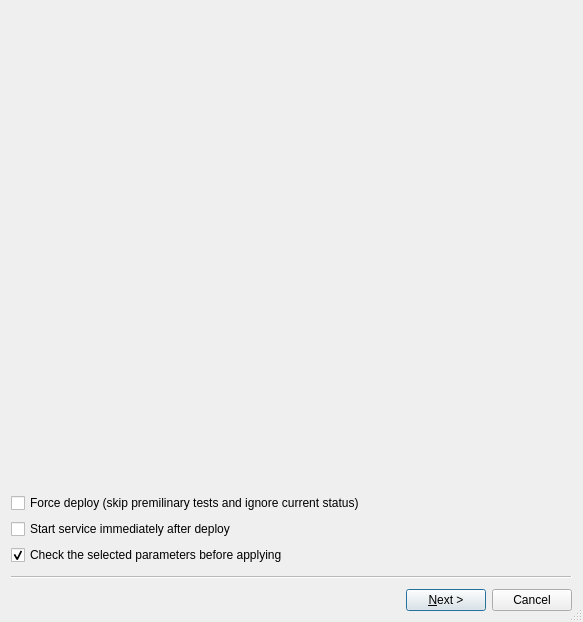
<?xml version="1.0" encoding="UTF-8"?>
<ui version="4.0">
 <class>ActionWizard</class>
 <widget class="QWizard" name="ActionWizard">
  <property name="geometry">
   <rect>
    <x>0</x>
    <y>0</y>
    <width>583</width>
    <height>622</height>
   </rect>
  </property>
  <property name="windowIcon">
   <iconset theme="alterator"/>
  </property>
  <property name="sizeGripEnabled">
   <bool>true</bool>
  </property>
  <property name="modal">
   <bool>true</bool>
  </property>
  <property name="options">
   <set>QWizard::WizardOption::NoBackButtonOnStartPage</set>
  </property>
  <widget class="QWizardPage" name="initialPage">
   <attribute name="pageId">
    <string notr="true">0</string>
   </attribute>
   <layout class="QVBoxLayout" name="verticalLayout_4">
    <property name="leftMargin">
     <number>0</number>
    </property>
    <property name="topMargin">
     <number>0</number>
    </property>
    <property name="rightMargin">
     <number>0</number>
    </property>
    <property name="bottomMargin">
     <number>0</number>
    </property>
    <item>
     <spacer name="verticalSpacer">
      <property name="orientation">
       <enum>Qt::Orientation::Vertical</enum>
      </property>
      <property name="sizeHint" stdset="0">
       <size>
        <width>0</width>
        <height>0</height>
       </size>
      </property>
     </spacer>
    </item>
    <item>
     <widget class="QCheckBox" name="forceDeployCheckBox">
      <property name="toolTip">
       <string>When this option is activated, diagnostic tests are not available. The service will be deployed regardless of the current status.</string>
      </property>
      <property name="text">
       <string>Force deploy (skip premilinary tests and ignore current status)</string>
      </property>
     </widget>
    </item>
    <item>
     <widget class="QCheckBox" name="autoStartCheckBox">
      <property name="toolTip">
       <string>Service will be started immediately after a successfull deploy</string>
      </property>
      <property name="text">
       <string>Start service immediately after deploy</string>
      </property>
     </widget>
    </item>
    <item>
     <widget class="QCheckBox" name="finishPageCheckBox">
      <property name="toolTip">
       <string>An additional page will be shown where you can double-check your selection.</string>
      </property>
      <property name="text">
       <string>Check the selected parameters before applying</string>
      </property>
      <property name="checked">
       <bool>true</bool>
      </property>
     </widget>
    </item>
   </layout>
  </widget>
  <widget class="QWizardPage" name="preDiagPage">
   <property name="title">
    <string>Premilinary diagnostics</string>
   </property>
   <property name="subTitle">
    <string>Run diagnostic tests to determine if deployment is currently possible</string>
   </property>
   <attribute name="pageId">
    <string notr="true">1</string>
   </attribute>
   <layout class="QVBoxLayout" name="verticalLayout">
    <property name="leftMargin">
     <number>0</number>
    </property>
    <property name="topMargin">
     <number>0</number>
    </property>
    <property name="rightMargin">
     <number>0</number>
    </property>
    <property name="bottomMargin">
     <number>0</number>
    </property>
    <item>
     <widget class="QCheckBox" name="preDiagCheckBox">
      <property name="text">
       <string>Enable</string>
      </property>
      <property name="checked">
       <bool>true</bool>
      </property>
     </widget>
    </item>
    <item>
     <widget class="DiagSelectionForm" name="preDiagSelector" native="true">
      <property name="sizePolicy">
       <sizepolicy hsizetype="Preferred" vsizetype="Expanding">
        <horstretch>0</horstretch>
        <verstretch>0</verstretch>
       </sizepolicy>
      </property>
     </widget>
    </item>
   </layout>
  </widget>
  <widget class="QWizardPage" name="postDiagPage">
   <property name="title">
    <string>Post-deploy diagnostics</string>
   </property>
   <property name="subTitle">
    <string>Run diagnostic tests to check deployed service</string>
   </property>
   <attribute name="pageId">
    <string notr="true">2</string>
   </attribute>
   <layout class="QVBoxLayout" name="verticalLayout_2">
    <property name="leftMargin">
     <number>0</number>
    </property>
    <property name="topMargin">
     <number>0</number>
    </property>
    <property name="rightMargin">
     <number>0</number>
    </property>
    <property name="bottomMargin">
     <number>0</number>
    </property>
    <item>
     <widget class="QCheckBox" name="postDiagCheckBox">
      <property name="text">
       <string>Enable</string>
      </property>
      <property name="checked">
       <bool>true</bool>
      </property>
     </widget>
    </item>
    <item>
     <widget class="DiagSelectionForm" name="postDiagSelector" native="true">
      <property name="sizePolicy">
       <sizepolicy hsizetype="Preferred" vsizetype="Expanding">
        <horstretch>0</horstretch>
        <verstretch>0</verstretch>
       </sizepolicy>
      </property>
     </widget>
    </item>
   </layout>
  </widget>
  <widget class="QWizardPage" name="parametersPage">
   <property name="title">
    <string notr="true">Deployment parameters</string>
   </property>
   <property name="subTitle">
    <string notr="true">Set deployment configuration</string>
   </property>
   <attribute name="pageId">
    <string notr="true">3</string>
   </attribute>
   <layout class="QVBoxLayout" name="verticalLayout_7">
    <property name="leftMargin">
     <number>0</number>
    </property>
    <property name="topMargin">
     <number>0</number>
    </property>
    <property name="rightMargin">
     <number>0</number>
    </property>
    <property name="bottomMargin">
     <number>0</number>
    </property>
    <item>
     <layout class="QVBoxLayout" name="formContainer"/>
    </item>
    <item>
     <widget class="QWidget" name="invalidParameterWarningContainer" native="true">
      <layout class="QHBoxLayout" name="horizontalLayout_3">
       <property name="spacing">
        <number>0</number>
       </property>
       <property name="leftMargin">
        <number>0</number>
       </property>
       <property name="topMargin">
        <number>0</number>
       </property>
       <property name="rightMargin">
        <number>0</number>
       </property>
       <property name="bottomMargin">
        <number>0</number>
       </property>
       <item>
        <widget class="QLabel" name="invalidParameterWarningIcon">
         <property name="sizePolicy">
          <sizepolicy hsizetype="Fixed" vsizetype="Fixed">
           <horstretch>0</horstretch>
           <verstretch>0</verstretch>
          </sizepolicy>
         </property>
         <property name="minimumSize">
          <size>
           <width>24</width>
           <height>24</height>
          </size>
         </property>
         <property name="text">
          <string/>
         </property>
        </widget>
       </item>
       <item>
        <widget class="QLabel" name="invalidParameterWarningText">
         <property name="sizePolicy">
          <sizepolicy hsizetype="Expanding" vsizetype="Preferred">
           <horstretch>0</horstretch>
           <verstretch>0</verstretch>
          </sizepolicy>
         </property>
         <property name="text">
          <string notr="true">Invalid parameter message</string>
         </property>
         <property name="wordWrap">
          <bool>true</bool>
         </property>
        </widget>
       </item>
      </layout>
     </widget>
    </item>
   </layout>
  </widget>
  <widget class="QWizardPage" name="finishPage">
   <property name="title">
    <string notr="true">Deploy service</string>
   </property>
   <property name="subTitle">
    <string>You may want to double-check your selection</string>
   </property>
   <attribute name="pageId">
    <string notr="true">4</string>
   </attribute>
   <layout class="QVBoxLayout" name="verticalLayout_3">
    <property name="leftMargin">
     <number>0</number>
    </property>
    <property name="topMargin">
     <number>0</number>
    </property>
    <property name="rightMargin">
     <number>0</number>
    </property>
    <property name="bottomMargin">
     <number>0</number>
    </property>
    <item>
     <widget class="QTabWidget" name="tabWidget">
      <property name="currentIndex">
       <number>2</number>
      </property>
      <widget class="QWidget" name="preDiagTab">
       <attribute name="icon">
        <iconset theme="system-run"/>
       </attribute>
       <attribute name="title">
        <string>Premilinary diagnostics</string>
       </attribute>
       <layout class="QVBoxLayout" name="verticalLayout_9">
        <item>
         <widget class="CustomTreeView" name="preDiagView">
          <property name="editTriggers">
           <set>QAbstractItemView::EditTrigger::NoEditTriggers</set>
          </property>
          <property name="showDropIndicator" stdset="0">
           <bool>false</bool>
          </property>
          <property name="selectionMode">
           <enum>QAbstractItemView::SelectionMode::NoSelection</enum>
          </property>
          <attribute name="headerVisible">
           <bool>false</bool>
          </attribute>
         </widget>
        </item>
       </layout>
      </widget>
      <widget class="QWidget" name="postDiagTab">
       <attribute name="icon">
        <iconset theme="system-run"/>
       </attribute>
       <attribute name="title">
        <string>Post-deploy diagnostics</string>
       </attribute>
       <layout class="QVBoxLayout" name="verticalLayout_10">
        <item>
         <widget class="CustomTreeView" name="postDiagView">
          <property name="editTriggers">
           <set>QAbstractItemView::EditTrigger::NoEditTriggers</set>
          </property>
          <property name="showDropIndicator" stdset="0">
           <bool>false</bool>
          </property>
          <property name="selectionMode">
           <enum>QAbstractItemView::SelectionMode::NoSelection</enum>
          </property>
          <attribute name="headerVisible">
           <bool>false</bool>
          </attribute>
         </widget>
        </item>
       </layout>
      </widget>
      <widget class="QWidget" name="parametersTab">
       <attribute name="icon">
        <iconset theme="preferences-system"/>
       </attribute>
       <attribute name="title">
        <string>Parameters</string>
       </attribute>
       <layout class="QVBoxLayout" name="verticalLayout_11">
        <item>
         <widget class="CustomTreeView" name="parametersView"/>
        </item>
       </layout>
      </widget>
     </widget>
    </item>
    <item>
     <widget class="QWidget" name="missingDiagWarningContainer" native="true">
      <layout class="QHBoxLayout" name="horizontalLayout_4">
       <property name="spacing">
        <number>0</number>
       </property>
       <property name="leftMargin">
        <number>0</number>
       </property>
       <property name="topMargin">
        <number>0</number>
       </property>
       <property name="rightMargin">
        <number>0</number>
       </property>
       <property name="bottomMargin">
        <number>0</number>
       </property>
       <item>
        <widget class="QLabel" name="missingDiagWarningIcon">
         <property name="sizePolicy">
          <sizepolicy hsizetype="Fixed" vsizetype="Fixed">
           <horstretch>0</horstretch>
           <verstretch>0</verstretch>
          </sizepolicy>
         </property>
         <property name="minimumSize">
          <size>
           <width>24</width>
           <height>24</height>
          </size>
         </property>
         <property name="text">
          <string/>
         </property>
        </widget>
       </item>
       <item>
        <widget class="QLabel" name="missingDiagWarningText">
         <property name="sizePolicy">
          <sizepolicy hsizetype="Expanding" vsizetype="Preferred">
           <horstretch>0</horstretch>
           <verstretch>0</verstretch>
          </sizepolicy>
         </property>
         <property name="text">
          <string>Some of the diagnostic tools are missing! Test results may not be reliable.</string>
         </property>
         <property name="wordWrap">
          <bool>true</bool>
         </property>
        </widget>
       </item>
      </layout>
     </widget>
    </item>
    <item>
     <widget class="QWidget" name="missingDiagParamsWarningContainer" native="true">
      <layout class="QHBoxLayout" name="horizontalLayout_6">
       <property name="spacing">
        <number>0</number>
       </property>
       <property name="leftMargin">
        <number>0</number>
       </property>
       <property name="topMargin">
        <number>0</number>
       </property>
       <property name="rightMargin">
        <number>0</number>
       </property>
       <property name="bottomMargin">
        <number>0</number>
       </property>
       <item>
        <widget class="QLabel" name="missingDiagParamsWarningIcon">
         <property name="sizePolicy">
          <sizepolicy hsizetype="Fixed" vsizetype="Fixed">
           <horstretch>0</horstretch>
           <verstretch>0</verstretch>
          </sizepolicy>
         </property>
         <property name="minimumSize">
          <size>
           <width>24</width>
           <height>24</height>
          </size>
         </property>
         <property name="text">
          <string/>
         </property>
        </widget>
       </item>
       <item>
        <widget class="QLabel" name="missingDiagParamsWarningText">
         <property name="sizePolicy">
          <sizepolicy hsizetype="Expanding" vsizetype="Preferred">
           <horstretch>0</horstretch>
           <verstretch>0</verstretch>
          </sizepolicy>
         </property>
         <property name="text">
          <string>Some of the diagnostic tools take into account only a part of the parameters, that are nescessary for diagnostics. Test results may not be reliable.</string>
         </property>
         <property name="wordWrap">
          <bool>true</bool>
         </property>
        </widget>
       </item>
      </layout>
     </widget>
    </item>
    <item>
     <widget class="QWidget" name="autoStartStateWidget" native="true">
      <layout class="QHBoxLayout" name="horizontalLayout">
       <property name="spacing">
        <number>0</number>
       </property>
       <property name="leftMargin">
        <number>0</number>
       </property>
       <property name="topMargin">
        <number>0</number>
       </property>
       <property name="rightMargin">
        <number>0</number>
       </property>
       <property name="bottomMargin">
        <number>0</number>
       </property>
       <item>
        <widget class="QCheckBox" name="autoStartStateCheckBox">
         <property name="enabled">
          <bool>false</bool>
         </property>
         <property name="sizePolicy">
          <sizepolicy hsizetype="Maximum" vsizetype="Fixed">
           <horstretch>0</horstretch>
           <verstretch>0</verstretch>
          </sizepolicy>
         </property>
         <property name="minimumSize">
          <size>
           <width>24</width>
           <height>24</height>
          </size>
         </property>
         <property name="text">
          <string/>
         </property>
         <property name="checked">
          <bool>true</bool>
         </property>
        </widget>
       </item>
       <item>
        <widget class="QLabel" name="label">
         <property name="text">
          <string>Service will be started immediately after a successfull deploy</string>
         </property>
         <property name="wordWrap">
          <bool>true</bool>
         </property>
        </widget>
       </item>
      </layout>
     </widget>
    </item>
    <item>
     <widget class="QWidget" name="forceDeployStateWidget" native="true">
      <layout class="QHBoxLayout" name="horizontalLayout_2">
       <property name="spacing">
        <number>0</number>
       </property>
       <property name="leftMargin">
        <number>0</number>
       </property>
       <property name="topMargin">
        <number>0</number>
       </property>
       <property name="rightMargin">
        <number>0</number>
       </property>
       <property name="bottomMargin">
        <number>0</number>
       </property>
       <item>
        <widget class="QCheckBox" name="forceDeployStateCheckBox">
         <property name="enabled">
          <bool>false</bool>
         </property>
         <property name="sizePolicy">
          <sizepolicy hsizetype="Maximum" vsizetype="Preferred">
           <horstretch>0</horstretch>
           <verstretch>0</verstretch>
          </sizepolicy>
         </property>
         <property name="minimumSize">
          <size>
           <width>24</width>
           <height>24</height>
          </size>
         </property>
         <property name="text">
          <string/>
         </property>
         <property name="checked">
          <bool>true</bool>
         </property>
        </widget>
       </item>
       <item>
        <widget class="QLabel" name="label_2">
         <property name="text">
          <string>Force deploy enabled. Service will be deployed regardless of the current status.</string>
         </property>
         <property name="wordWrap">
          <bool>true</bool>
         </property>
        </widget>
       </item>
      </layout>
     </widget>
    </item>
   </layout>
  </widget>
  <widget class="QWizardPage" name="progressPage">
   <layout class="QVBoxLayout" name="verticalLayout_5">
    <item>
     <widget class="QTextBrowser" name="textBrowser">
      <property name="font">
       <font>
        <family>Monospace</family>
       </font>
      </property>
      <property name="markdown">
       <string notr="true">message 1

message 2

**error 1**

message 3

**error 2**

</string>
      </property>
      <property name="html">
       <string notr="true">&lt;!DOCTYPE HTML PUBLIC &quot;-//W3C//DTD HTML 4.0//EN&quot; &quot;http://www.w3.org/TR/REC-html40/strict.dtd&quot;&gt;
&lt;html&gt;&lt;head&gt;&lt;meta name=&quot;qrichtext&quot; content=&quot;1&quot; /&gt;&lt;meta charset=&quot;utf-8&quot; /&gt;&lt;style type=&quot;text/css&quot;&gt;
p, li { white-space: pre-wrap; }
hr { height: 1px; border-width: 0; }
li.unchecked::marker { content: &quot;\2610&quot;; }
li.checked::marker { content: &quot;\2612&quot;; }
&lt;/style&gt;&lt;/head&gt;&lt;body style=&quot; font-family:'Monospace'; font-size:9pt; font-weight:400; font-style:normal;&quot;&gt;
&lt;p style=&quot; margin-top:6px; margin-bottom:6px; margin-left:0px; margin-right:0px; -qt-block-indent:0; text-indent:0px;&quot;&gt;message 1&lt;/p&gt;
&lt;p style=&quot; margin-top:6px; margin-bottom:6px; margin-left:0px; margin-right:0px; -qt-block-indent:0; text-indent:0px;&quot;&gt;message 2&lt;/p&gt;
&lt;p style=&quot; margin-top:6px; margin-bottom:6px; margin-left:0px; margin-right:0px; -qt-block-indent:0; text-indent:0px;&quot;&gt;&lt;span style=&quot; font-weight:700; color:#ff0004;&quot;&gt;error 1&lt;/span&gt;&lt;/p&gt;
&lt;p style=&quot; margin-top:6px; margin-bottom:6px; margin-left:0px; margin-right:0px; -qt-block-indent:0; text-indent:0px;&quot;&gt;message 3&lt;/p&gt;
&lt;p style=&quot; margin-top:6px; margin-bottom:6px; margin-left:0px; margin-right:0px; -qt-block-indent:0; text-indent:0px;&quot;&gt;&lt;span style=&quot; font-weight:700; color:#ff0004;&quot;&gt;error 2&lt;/span&gt;&lt;/p&gt;&lt;/body&gt;&lt;/html&gt;</string>
      </property>
     </widget>
    </item>
    <item>
     <widget class="QProgressBar" name="progressBar">
      <property name="sizePolicy">
       <sizepolicy hsizetype="Expanding" vsizetype="Fixed">
        <horstretch>0</horstretch>
        <verstretch>0</verstretch>
       </sizepolicy>
      </property>
      <property name="maximum">
       <number>0</number>
      </property>
      <property name="value">
       <number>-1</number>
      </property>
     </widget>
    </item>
   </layout>
  </widget>
 </widget>
 <customwidgets>
  <customwidget>
   <class>CustomTreeView</class>
   <extends>QTreeView</extends>
   <header>ui/CustomTreeView.h</header>
  </customwidget>
  <customwidget>
   <class>DiagSelectionForm</class>
   <extends>QWidget</extends>
   <header>ui/DiagSelectionForm.h</header>
   <container>1</container>
  </customwidget>
 </customwidgets>
 <resources/>
 <connections>
  <connection>
   <sender>preDiagCheckBox</sender>
   <signal>toggled(bool)</signal>
   <receiver>preDiagSelector</receiver>
   <slot>setEnabled(bool)</slot>
   <hints>
    <hint type="sourcelabel">
     <x>77</x>
     <y>39</y>
    </hint>
    <hint type="destinationlabel">
     <x>77</x>
     <y>179</y>
    </hint>
   </hints>
  </connection>
  <connection>
   <sender>postDiagCheckBox</sender>
   <signal>toggled(bool)</signal>
   <receiver>postDiagSelector</receiver>
   <slot>setEnabled(bool)</slot>
   <hints>
    <hint type="sourcelabel">
     <x>78</x>
     <y>39</y>
    </hint>
    <hint type="destinationlabel">
     <x>83</x>
     <y>162</y>
    </hint>
   </hints>
  </connection>
  <connection>
   <sender>forceDeployCheckBox</sender>
   <signal>toggled(bool)</signal>
   <receiver>forceDeployStateWidget</receiver>
   <slot>setVisible(bool)</slot>
   <hints>
    <hint type="sourcelabel">
     <x>291</x>
     <y>583</y>
    </hint>
    <hint type="destinationlabel">
     <x>291</x>
     <y>555</y>
    </hint>
   </hints>
  </connection>
  <connection>
   <sender>autoStartCheckBox</sender>
   <signal>toggled(bool)</signal>
   <receiver>autoStartStateWidget</receiver>
   <slot>setVisible(bool)</slot>
   <hints>
    <hint type="sourcelabel">
     <x>291</x>
     <y>583</y>
    </hint>
    <hint type="destinationlabel">
     <x>291</x>
     <y>525</y>
    </hint>
   </hints>
  </connection>
 </connections>
</ui>
